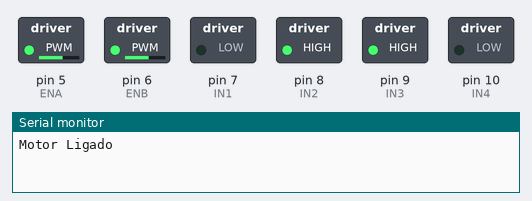
A sketch run on a simulated Arduino Uno, built with avr-gcc and run on an emulated ATmega328P. Shown: switched loads named in the sketch (green lamp = pin HIGH), the last lines printed to the serial monitor.

Above: at 0.05 s.
At 9.95 s:
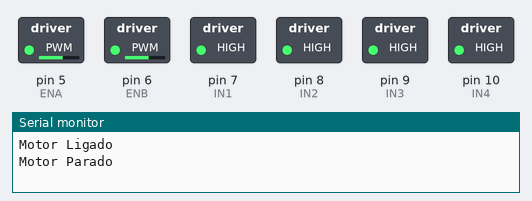
Timing chart, 0 to 11.5 s (numbered marks = the images above):
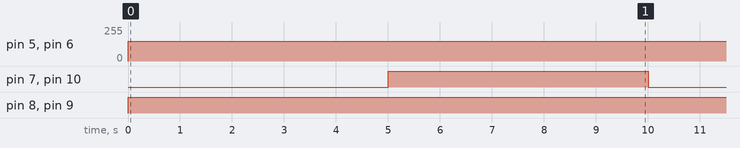

The sketch:

Controle_de_Velocidade.ino
```cpp
//Programa : Controle 2 motores DC usando Ponte H L298N

//Definicoes pinos Arduino ligados a entrada da Ponte H
int ENA = 5;
int ENB = 6;
int IN1 = 7;
int IN2 = 8;
int IN3 = 9;
int IN4 = 10;


void setup()
{
  Serial.begin(115200);
  //Define os pinos como saida
 pinMode(ENA, OUTPUT);
 pinMode(ENB, OUTPUT);
 pinMode(IN1, OUTPUT);
 pinMode(IN2, OUTPUT);
 pinMode(IN3, OUTPUT);
 pinMode(IN4, OUTPUT);

 digitalWrite(ENA, HIGH);
 digitalWrite(ENB, HIGH);
}

void loop()
{
 //Gira o Motor A no sentido horario
 Serial.println("Motor Ligado");
 analogWrite(ENB,150);
 digitalWrite(IN3, HIGH);
 digitalWrite(IN4, LOW);
 analogWrite(ENA,150);
 digitalWrite(IN1, LOW);
 digitalWrite(IN2, HIGH);
 delay(5000);
 //Para o motor A
 Serial.println("Motor Parado");
 digitalWrite(IN1, HIGH);
 digitalWrite(IN2, HIGH);
 digitalWrite(IN3, HIGH);
 digitalWrite(IN4, HIGH);
 delay(5000);
}
```

Measured:
- by itself, pin 5 (ENA), pin 6 (ENB): 0/255 → 150/255 at 0.00 s
- by itself, pin 7 (IN1), pin 10 (IN4): alternates HIGH for 5.0 s and LOW for 5.0 s
- by itself, pin 8 (IN2), pin 9 (IN3): LOW → HIGH at 0.00 s
